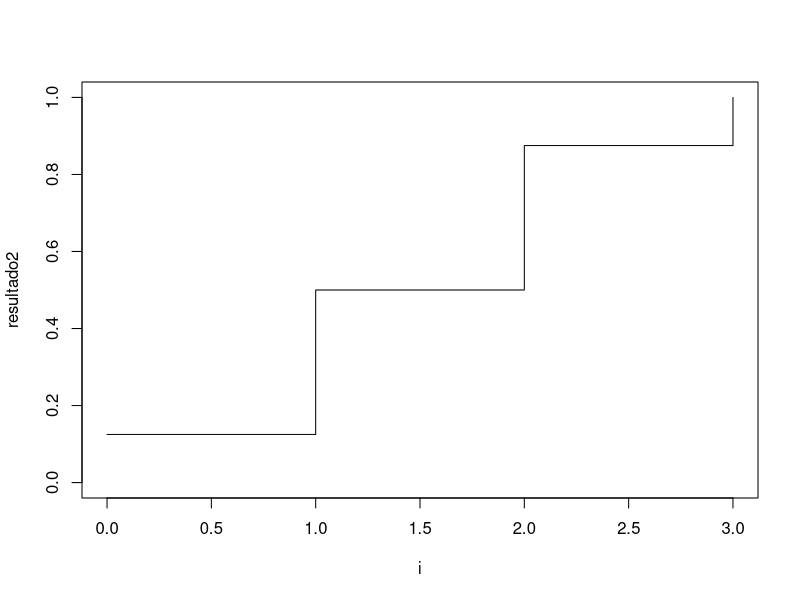
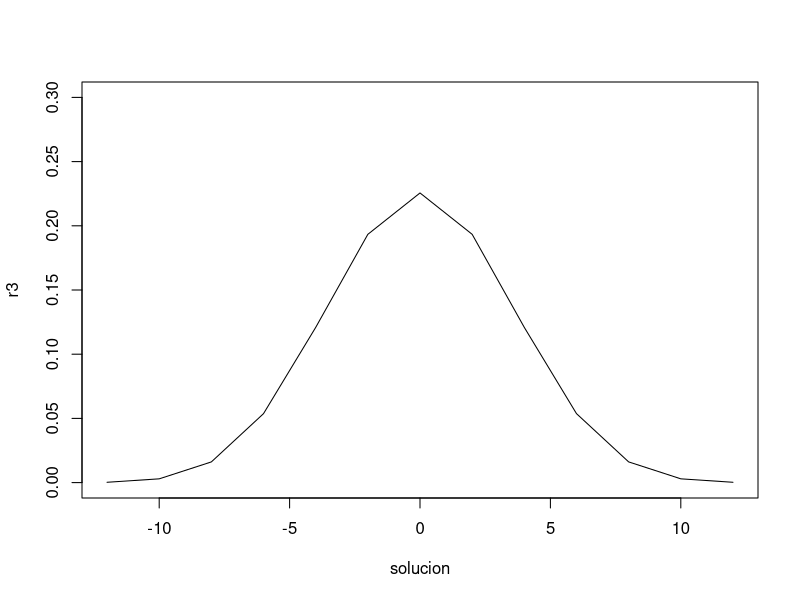

Write R code to recreate these figures, in order.
## ---- chunk 1
knitr::opts_chunk$set(echo = TRUE)
## ---- chunk 2
i <- 0:3
resultado <- dbinom(i, 3, prob = 0.5)
print(resultado)
## ---- chunk 3
i <- 0:3
resultado2 <- pbinom(i, 3, prob = 0.5)
print(resultado2)
## ---- chunk 4
plot(i, resultado2, type = "s", xlim = c(0, 3), ylim = c(0, 1))
## ---- chunk 5
f_0 <- pbinom(0,3, prob = 0.5)
f_1 <- pbinom(1, 3, prob=0.5) - pbinom(0, 3, prob=0.5)
f_2 <- pbinom(2, 3, prob=0.5) - pbinom(1, 3, prob=0.5)
f_3 <- pbinom(3, 3, prob = 0.5) - pbinom(2, 3, prob = 0.5)
print(c(f_0, f_1, f_2, f_3))
## ---- chunk 6
i <- 0:12
r2 <- dbinom(i, 12, prob = 0.5)
print(r2)

simulacion <- rbinom(10000000, 12, prob = 0.5)
num_6 <- sum(simulacion == 6)
prob_6 <- num_6/10000000
prob_6
## ---- chunk 7
i <- 0:12

r3 <- dbinom(i, 12, prob = 0.5)
solucion <- 2*i - 12

print(c(r3, solucion))

# Representación de la distribución

plot(solucion, r3, type = "l", xlim = c(-12,12), ylim = c(0,0.3))

